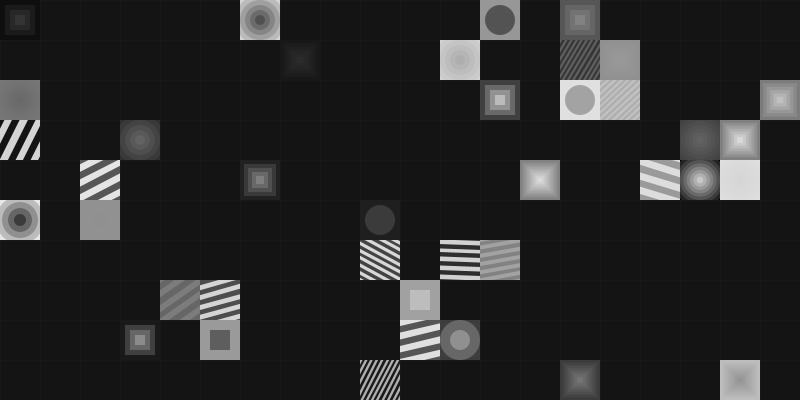
Frame 1 (no input)
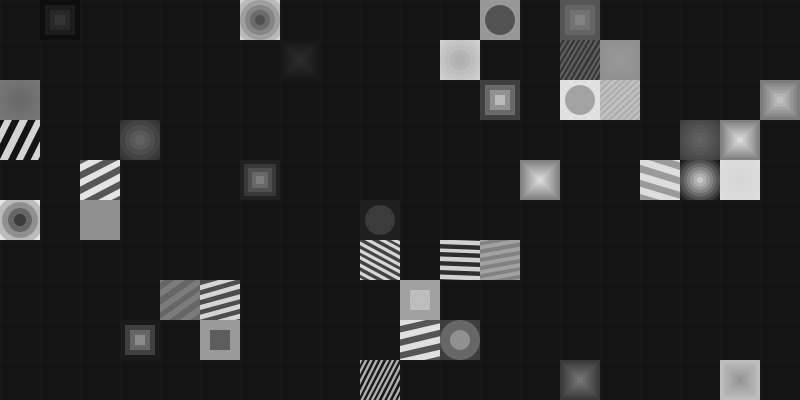
Frame 60 (the mouse pressed at the canvas centre just before this capture)
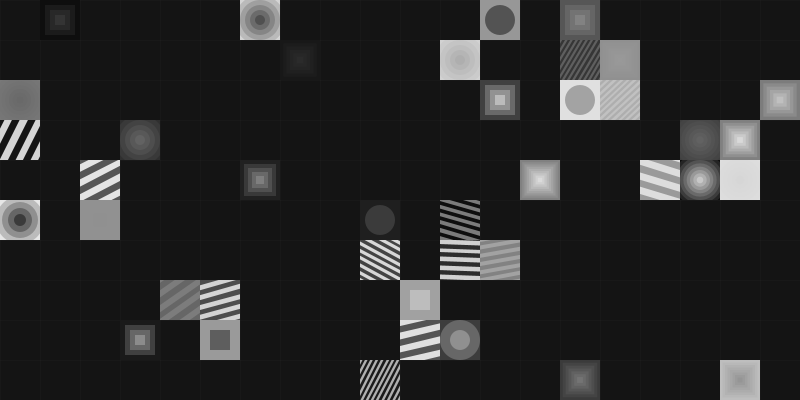
Frame 120 (the mouse held since frame 60 and released just before this capture)

The Processing sketch that drew these frames (run headless with seeded random() and noise(); from frame 60 on, the mouse is pressed at the canvas centre):

// Processing sketch: Movedores
// ── Movedores.pde
ArrayList <Movedor> movedores;
boolean click;
int tam, w, h;
void setup(){
	size(800, 400);
	tam = 40;
	w = width/tam;
	h = height/tam; 
	iniciar();
}

void draw(){
	background(20);
	stroke(255, 4);
	for(int j = 0; j <= height; j+=tam){
		line(0, j, width, j);
	}
	for(int i = 0; i <= width; i+=tam){
		line(i, 0, i, height);
	}
	for(int i = 0; i < movedores.size(); i++){
		Movedor m = movedores.get(i);
		m.update();
		if(m.eliminar) movedores.remove(i--);
	}
	click = false;
}
void keyPressed(){
	iniciar();
}
void mousePressed(){
	click = true;
	movedores.add(new Movedor(mouseX, mouseY, tam));
}

void iniciar(){
	movedores = new ArrayList<Movedor>();
	while(movedores.size() < 40){
		float x = (int(random(width))/tam)*tam + tam/2;
		float y = (int(random(height))/tam)*tam + tam/2;
		movedores.add(new Movedor(x, y, tam));
	}
}

class Movedor{
	boolean sobre, eliminar, mover;
	float x, y; 
	int cx, cy, tam;
	PImage img;
	Movedor(float x, float y, int tam){
		this.x = x;
		this.y = y;
		this.tam = tam;
		cx = int(x)/int(tam);
		cy = int(y)/int(tam);
		mover = true;
		img = crerCosito(tam);
	}
	void update(){
		if(mouseX >= x-tam/2 && mouseX < x+tam/2 && mouseY >= y-tam/2 && mouseY < y+tam/2){
			sobre = true;
		}else{
			sobre = false;
		}
		//if(sobre && click) eliminar = true;
		if(mover){
			float dx = cx * tam + tam/2;
			float dy = cy * tam + tam/2;
			float ang = atan2(dy-y,dx-x);
			float vel = dist(x, y, dx, dy)/5;
			x += cos(ang)*vel;
			y += sin(ang)*vel;
			if(vel < 0.05){
				mover = false;
				x = round(x);
				y = round(y);
			}
		}else if(sobre){
			mover = true;
			if(random(1)<0.5){
				if((random(1) < 0.5 && cx > 0) || cx+1 >= w) cx--;
				else cx++;
			}else{
				if((random(1) < 0.5 && cy > 0) || cy+1 >= h) cy--;
				else  cy++;
			}
		}
		draw();
	}
	void draw(){
		/*
		rectMode(CENTER);
		noStroke();
		fill(40);
		rect(x, y, tam , tam);
		rectMode(CORNER);
		*/
		image(img, x-tam/2, y-tam/2);
	}
}

PImage crerCosito(int tam){
	PGraphics gra = createGraphics(tam, tam);
	PImage aux = createImage(tam, tam, ARGB);
	color c1 = color(random(10,240));
	color c2 = color(random(10,240));
	gra.beginDraw();
	switch(int(random(3))){
	case 0:
		int cant = int(random(2, 10));
		float tt = tam*1.5/cant;
		gra.noStroke();
		for(int i = cant; i > 0; i--){
			gra.fill(lerpColor(c1, c2, i*1./cant));
			gra.ellipse(tam/2, tam/2, tt*i , tt*i);
		}
		break;
	case 1:
		gra.background(c1);
		float gro = random(tam*0.05, tam*0.2);
		float ang = random(TWO_PI);
		gra.strokeWeight(gro);
		gra.stroke(c2);
		float dx = cos(ang+PI/2)*tam;
		float dy = sin(ang+PI/2)*tam;
		for(float i = -tam; i < tam+gro; i+=gro*2){
			float x1 = tam/2+cos(ang)*i-dx;
			float y1 = tam/2+sin(ang)*i-dy;
			float x2 = tam/2+cos(ang)*i+dx;
			float y2 = tam/2+sin(ang)*i+dy;
			gra.line(x1,y1,x2,y2);
		}
		break;
	case 2:
		cant = int(random(2, 10));
		tt = tam*1./cant;
		gra.rectMode(CENTER);
		gra.noStroke();
		for(int i = cant; i > 0; i--){
			gra.fill(lerpColor(c1, c2, i*1./cant));
			gra.rect(tam/2, tam/2, tt*i , tt*i);
		}
		break;
	}
	gra.endDraw();
	for(int i = 0; i < gra.pixels.length; i++){
		aux.pixels[i] = gra.pixels[i];
	}
	return aux;
}
